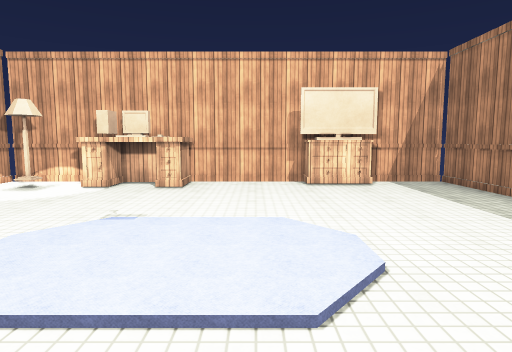
[1] (above)

19 first-person views from a walk through a scene from a Unity 3-D project. The camera is 1.4 m above the floor, tilts 6° down and sees 75° across. The floor is counted in squares, 1 m on a side. Each view is taken from the middle of a square. On the plan, view 1 faces up. The plan holds only what a view shows up to about 15 squares ahead; the rest is blank. Surface patterns are stand-ins for the level's own textures.

[2]
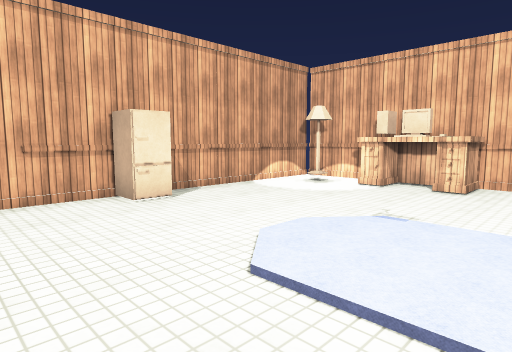

[3]
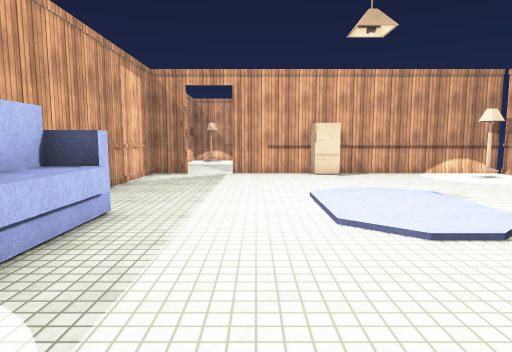

[4]
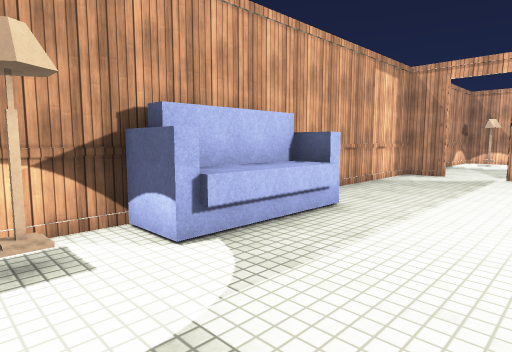

[5]
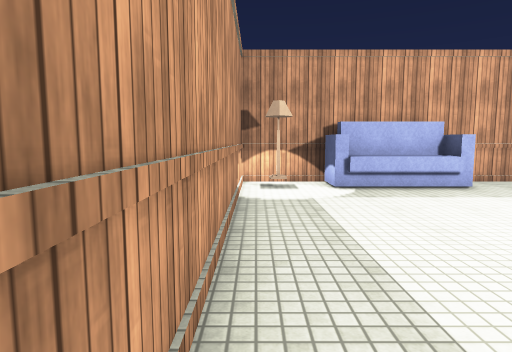

[6]
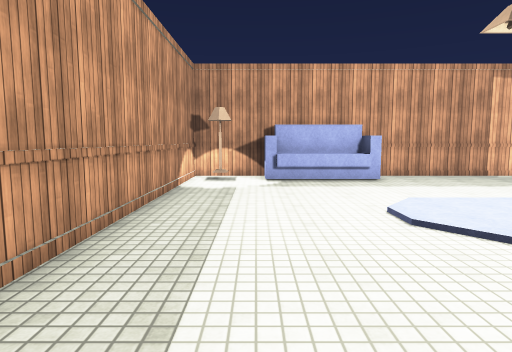

[7]
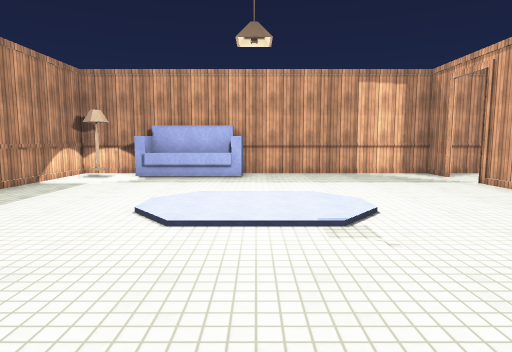

[8]
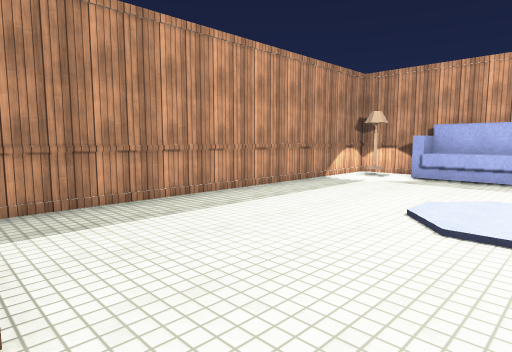

[9]
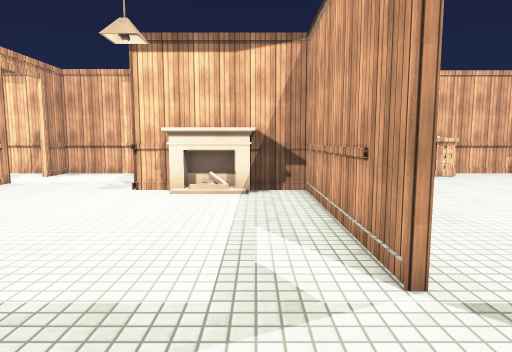

[10]
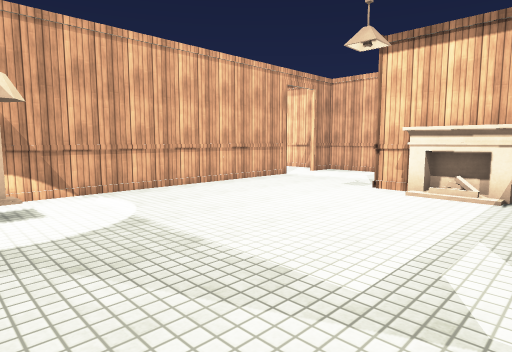

[11]
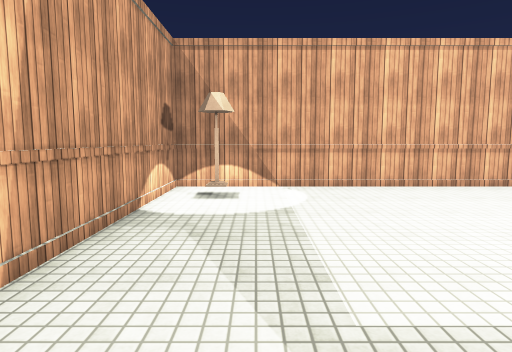

[12]
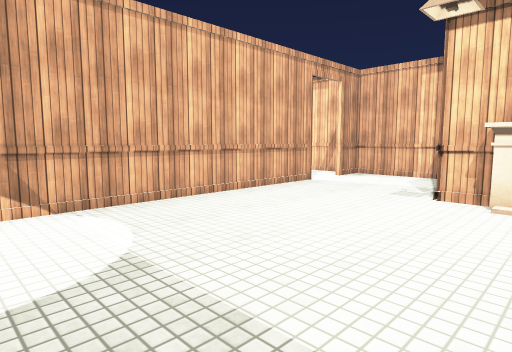

[13]
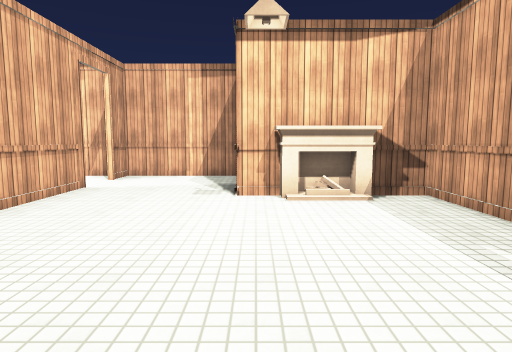

[14]
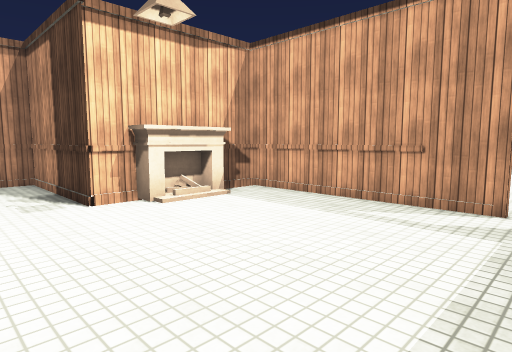

[15]
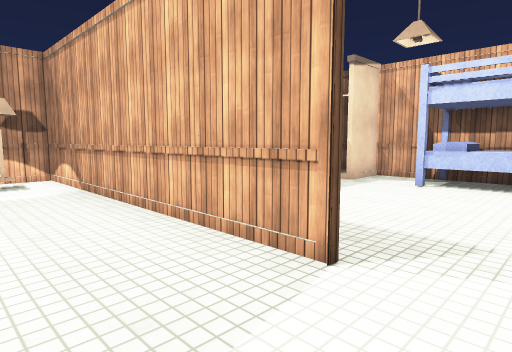

[16]
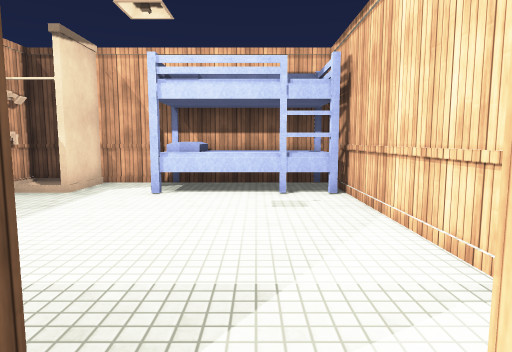

[17]
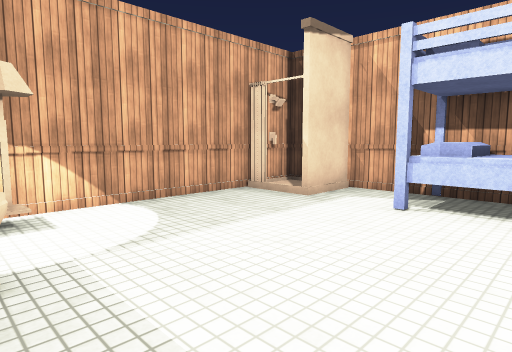

[18]
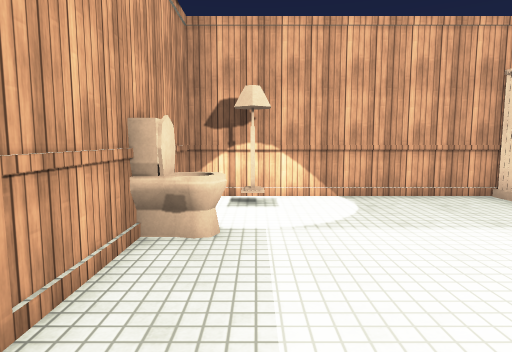

[19]
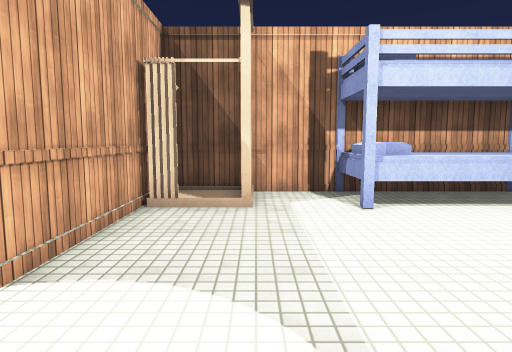

### Floor plan
Ten units are one square. View 1 is at (0, 0); x grows to the right and y downward. Boxes are objects, and circles mark ways between rooms. Rooms are numbered by the first view taken in them; rooms with no view inside come last. Other rooms are left out.
<svg viewBox="-290 -123 361 163">
<path fill="none" stroke="#000" d="M31 35 65 35 65 -115M-85 19 -85 35M-80 35 0 35M66 -118 -85 -118 -85 0M-135 -64 -135 -115 -180 -115M-85 1 -85 -67 -135 -67M-182 -81 -182 35 -80 35M-182 -116 -182 -100M-183 -51 -183 -80M-282 -66 -282 -15 -183 -15 -183 -30M-180 -115 -272 -115"/>
<rect x="-75" y="-45" width="10" height="10" fill="#bbb"><title>fridge</title></rect>
<rect x="-75" y="-105" width="10" height="10" fill="#bbb"><title>lamp</title></rect>
<rect x="-55" y="-105" width="10" height="10" fill="#bbb"><title>desk</title></rect>
<rect x="-55" y="-115" width="30" height="20" fill="#bbb"><title>computer</title></rect>
<rect x="-35" y="-55" width="50" height="30" fill="#bbb"><title>rug</title></rect>
<rect x="-35" y="-115" width="20" height="20" fill="#bbb"><title>desk</title></rect>
<rect x="-5" y="15" width="50" height="20" fill="#bbb"><title>sofa</title></rect>
<rect x="15" y="-115" width="30" height="10" fill="#bbb"><title>TV</title></rect>
<rect x="45" y="15" width="10" height="10" fill="#bbb"><title>lamp</title></rect>
<rect x="-175" y="15" width="10" height="10" fill="#bbb"><title>lamp</title></rect>
<rect x="-125" y="-65" width="30" height="10" fill="#bbb"><title>fireplace</title></rect>
<rect x="-285" y="-115" width="30" height="60" fill="#bbb"><title>bed</title></rect>
<rect x="-275" y="-45" width="20" height="30" fill="#bbb"><title>shower</title></rect>
<rect x="-205" y="-25" width="10" height="10" fill="#bbb"><title>lamp</title></rect>
<rect x="-195" y="-55" width="10" height="10" fill="#bbb"><title>toilet</title></rect>
<circle cx="-80" cy="10" r="3" fill="#2a7"/>
<circle cx="-180" cy="-90" r="3" fill="#2a7"/>
<text x="-10" y="-40">1</text>
<text x="-140" y="-30">2</text>
<text x="-230" y="-60">3</text>
</svg>
Room 1 opens to room 2. Room 2 opens to room 3.

Where each view was taken, in squares from view 1:
view 1: 0 up, 0 right, facing up
view 2: 0 up, 0 right, facing up-left
view 3: 1 up, 6 right, facing left
view 4: 2 up, 6 right, facing down-left
view 5: 8 up, 6 right, facing down
view 6: 10 up, 4 right, facing down
view 7: 11 up, 1 left, facing down
view 8: 11 up, 1 left, facing down-right
view 9: 3 down, 10 left, facing up
view 10: 3 down, 9 left, facing up-left
view 11: 1 down, 8 left, facing left
view 12: 2 down, 11 left, facing up-left
view 13: 2 down, 13 left, facing up
view 14: 1 down, 16 left, facing up-right
view 15: 10 up, 15 left, facing down-left
view 16: 9 up, 17 left, facing left
view 17: 9 up, 19 left, facing down-left
view 18: 10 up, 20 left, facing down
view 19: 4 up, 19 left, facing left
